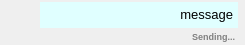
<?xml version="1.0" encoding="UTF-8"?>
<ui version="4.0">
 <class>ChatOutgoingMessage</class>
 <widget class="QWidget" name="ChatOutgoingMessage">
  <property name="geometry">
   <rect>
    <x>0</x>
    <y>0</y>
    <width>245</width>
    <height>45</height>
   </rect>
  </property>
  <property name="windowTitle">
   <string>Form</string>
  </property>
  <layout class="QVBoxLayout" name="verticalLayout" stretch="0,0">
   <property name="spacing">
    <number>1</number>
   </property>
   <property name="leftMargin">
    <number>40</number>
   </property>
   <property name="topMargin">
    <number>2</number>
   </property>
   <property name="rightMargin">
    <number>0</number>
   </property>
   <property name="bottomMargin">
    <number>2</number>
   </property>
   <item>
    <widget class="QFrame" name="frame">
     <layout class="QHBoxLayout" name="horizontalLayout" stretch="0,1,0">
      <property name="spacing">
       <number>0</number>
      </property>
      <property name="leftMargin">
       <number>0</number>
      </property>
      <property name="topMargin">
       <number>0</number>
      </property>
      <property name="rightMargin">
       <number>0</number>
      </property>
      <property name="bottomMargin">
       <number>0</number>
      </property>
      <item>
       <spacer name="horizontalSpacer">
        <property name="orientation">
         <enum>Qt::Horizontal</enum>
        </property>
        <property name="sizeHint" stdset="0">
         <size>
          <width>0</width>
          <height>0</height>
         </size>
        </property>
       </spacer>
      </item>
      <item>
       <widget class="QLabel" name="labelMessage">
        <property name="sizePolicy">
         <sizepolicy hsizetype="MinimumExpanding" vsizetype="Minimum">
          <horstretch>0</horstretch>
          <verstretch>0</verstretch>
         </sizepolicy>
        </property>
        <property name="styleSheet">
         <string notr="true">background-color: rgb(224, 255, 255);
font-size: 10pt;
padding: 2px;
</string>
        </property>
        <property name="text">
         <string>message</string>
        </property>
        <property name="alignment">
         <set>Qt::AlignRight|Qt::AlignTop|Qt::AlignTrailing</set>
        </property>
        <property name="wordWrap">
         <bool>true</bool>
        </property>
        <property name="textInteractionFlags">
         <set>Qt::LinksAccessibleByMouse</set>
        </property>
       </widget>
      </item>
      <item>
       <widget class="QLabel" name="label_3">
        <property name="text">
         <string/>
        </property>
        <property name="pixmap">
         <pixmap resource="resources.qrc">:/res/bitmaps/out_arraw.png</pixmap>
        </property>
        <property name="alignment">
         <set>Qt::AlignLeading|Qt::AlignLeft|Qt::AlignTop</set>
        </property>
       </widget>
      </item>
     </layout>
    </widget>
   </item>
   <item>
    <widget class="QLabel" name="labelStatus">
     <property name="styleSheet">
      <string notr="true">font-size: 7pt;
font-weight: bold;
margin-right: 8px;
color: gray;</string>
     </property>
     <property name="text">
      <string>Sending...</string>
     </property>
     <property name="alignment">
      <set>Qt::AlignRight|Qt::AlignTrailing|Qt::AlignVCenter</set>
     </property>
    </widget>
   </item>
  </layout>
 </widget>
 <resources>
  <include location="resources.qrc"/>
 </resources>
 <connections/>
</ui>
